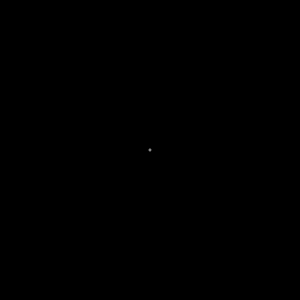
Frame 1 (no input)
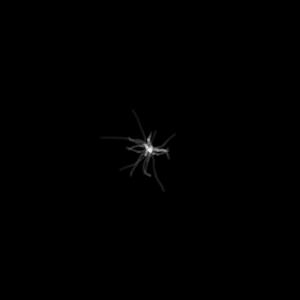
Frame 60 (no input)
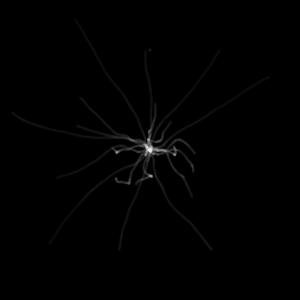
Frame 120 (the mouse pressed at the canvas centre since frame 60)

The p5.js sketch that drew these frames (run headless with seeded random() and noise() and a simulated clock; from frame 60 on, the mouse is pressed at the canvas centre):

// p5.js sketch
// ── sketch.js
// Eva Philips
// March 27, 2019
// Nature of Code Week 8: Practicing with Genetic Algorithms


// variables
let population;
let lifespan = 200;
let count = 0;
let target;

function setup() {
  //createCanvas(windowWidth, windowHeight);
  createCanvas(300,300);
  background(0);

  particles = new Particle();
  population = new Population();

  target = createVector(width/2, 50)
}

function draw() {
  //background(0);

  population.run();
  count++
  if(count == lifespan){
    count = 0;
    //population = new Population();
    population.evaluate();
    population.selection();
  }

  //ellipse(target.x, target.y, 20, 20)
}



// ── DNA.js
class DNA{
    constructor(genes){
      if(genes){
        this.genes = genes
      }else{
        this.genes = [];
        for(let i=0; i<lifespan; i++){
        this.genes[i] = p5.Vector.random2D();
        this.genes[i].setMag(0.1)
      }
    }
  }
  
    crossover(partner){
      let newgenes = []
      let mid = floor(random(this.genes.length));
      for(let i=0; i<this.genes.length; i++){
        if(i<mid){
          newgenes[i] = this.genes[i];
        }else{
          newgenes[i] = partner.genes[i];
        }
      }
      return new DNA(newgenes);
    }

    mutation(){
        for(let i=0; i<this.genes.length; i++){
            if(random(1)<0.01){
                this.genes[i] = p5.Vector.random2D()
                this.genes[i].setMag(0.1);
            }
        }
    }
  }
// ── Particle.js
class Particle{
  constructor(dna){
    // the physics
    this.position = createVector(width/2, height/2);
    this.velocity = createVector();
    this.acceleration = createVector();
    // dna
    if(dna){
        this.dna = dna;
    }else{
        this.dna = new DNA();
    }
    // fitness
    this.fitness = 0;
    this.completed = false;
  }

  applyForce(force) {
    this.acceleration.add(force);
  }


  update(){
      // check if it has reached the target
      let d = dist(this.position.x, this.position.y, target.x, target.y);
      if(d<5){
          this.completed = true;
          this.position = target.copy();
      }
      // add dna
      this.applyForce(this.dna.genes[count])
      
      // update the physics
      if(!this.completed ){
        this.velocity.add(this.acceleration);
        this.position.add(this.velocity);
        this.acceleration.mult(0);
      }
      
    }

  display(){
    // move and display the particle in the correct location and angled toward its heading
    push()
    translate(this.position.x, this.position.y);
    rotate(this.velocity.heading());
    fill(255, 10);
    noStroke();
    rectMode(CENTER);
    //rect(0, 0, 10, 2);
    ellipse(0, 0, 3);
    pop()
  }

  calcFitness(){
      let d = dist(this.position.x, this.position.y, target.x, target.y)
      this.fitness = map(d, 0, width, width, 0);
      if(this.completed){
          this.fitness *= 10;
      }
  }
}
// ── Population.js
class Population{
  constructor(){
    this.particles = [];
    this.popSize = 20;
    // add particles to the population array
    for(let i=0; i<this.popSize; i++){
      this.particles[i] = new Particle();
    }
  }

  evaluate(){
      let maxfit = 0;
      for(let i=0; i<this.popSize; i++){
        this.particles[i].calcFitness();
        // get the heighest fitness out of all of the particles
        if(this.particles[i].fitness > maxfit){
            maxfit = this.particles[i].fitness;
        }
      }

      // normalize the fitness values between 0 and 1
      for(let i=0; i<this.popSize; i++){
          this.particles[i].fitness /= maxfit
      }
      this.matingpool = []
      for(let i=0; i<this.popSize; i++){
          let n = this.particles[i].fitness * 100;
          for(let j=0; j<n; j++){
              this.matingpool.push(this.particles[i]);
          }
      } 
  }

  selection(){
      let newParticles = [];
      for(let i=0; i<this.particles.length; i++){
        let parentA = random(this.matingpool).dna;
        let parentB = random(this.matingpool).dna;
        let child = parentA.crossover(parentB);
        child.mutation();
        newParticles[i] = new Particle(child)
      }
      this.particles = newParticles;
  }

  run(count){
    for(let i=0; i<this.popSize; i++){
      this.particles[i].update();
      this.particles[i].display();
    }

  }
}
